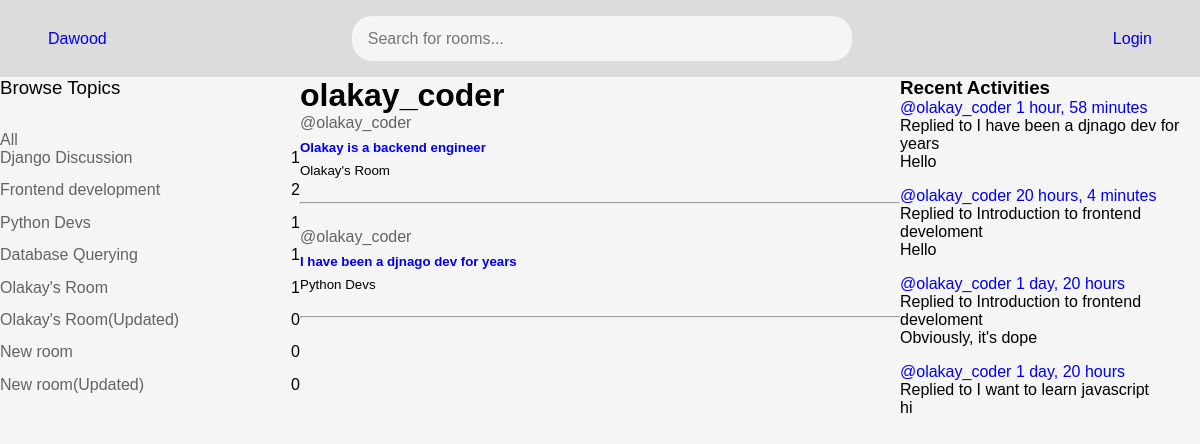
The page /profile/4/ on the database its author committed.
### main/models.py (models this page shows, shortened)
class Topic(models.Model):
    name = models.CharField(max_length=200)

class Room(models.Model):
    host= models.ForeignKey(User, on_delete=models.SET_NULL, null=True)
    topic = models.ForeignKey(Topic, on_delete=models.SET_NULL, null=True)
    name = models.CharField(max_length=200)
    description = models.TextField(null=True, blank=True)
    participants = models.ManyToManyField(User, related_name="participants", blank=True)
    created = models.DateTimeField(auto_now_add= True)
    updated = models.DateTimeField(auto_now=True)
    class Meta:
        ordering = ["-updated", "-created"]
    def __str__(self):
        return str(self.name)

class Message(models.Model):
    user = models.ForeignKey(User, on_delete=models.CASCADE)
    room = models.ForeignKey(Room, on_delete=models.CASCADE)
    body = models.TextField()
    updated = models.DateTimeField(auto_now=True)
    created = models.DateTimeField(auto_now_add=True)
    class Meta:
        ordering = ["-updated", "-created"]
    def __str__(self):
        return self.body[0:50]

### main/views.py (the view)
# urls.py: path("profile/<str:pk>/", views.user_profile, name= "profile"),
def user_profile(request, pk):
    user  = User.objects.get(id = pk)
    topics = Topic.objects.all()
    recent_messages = user.message_set.all()
    rooms = user.room_set.all()
    context= {"user":user, "topics":topics, "rooms": rooms, "recent_messages": recent_messages}
    return render(request, 'main/profile.html', context)

### main/templates/main/profile.html (shortened to what this page needs)
{% extends "base.html" %} {% block content %}
<div class="profile_wrp">
  <div>{% include "main/topics.html" %}</div>
  <div>
    <h1>{{user.username}}</h1>
    {% include "main/feeds.html" %}
  </div>
  <div>{% include 'main/activities.html' %}</div>
</div>
{% endblock %}

### main/templates/main/topics.html
<div class="topics-bar">
  <h3>Browse Topics</h3>
  <a class="a" href="{% url 'home' %}">All</a>
  <div class="topics">
    {% for topic in topics %}
    <div class="topic-div">
      <a href="{% url 'home' %}?q={{topic.name}}">{{topic.name}}</a>
      <p>{{topic.room_set.all.count}}</p>
    </div>
    {% endfor%}
  </div>
</div>

### main/templates/main/feeds.html (shortened to what this page needs)
<div class="feed-wrp">
  {% for room in rooms %}
  <div class="feed-sub-wrp">
    <div class="feed-info">
      <a href="{% url 'profile' room.host.id %}">@{{room.host.username}}</a>
    </div>
    <h5>
      <a href="{% url 'room' room.id %}"> {{room.name}} </a>
    </h5>
    <small>{{room.topic.name}}</small>
  </div>
  <hr />
  {%endfor%}
</div>

### main/templates/main/activities.html (shortened to what this page needs)
<h3>Recent Activities</h3>
<div class="activities-wrp">
  {% for recent_msg in recent_messages %}
  <div>
    <a href="{% url 'profile' recent_msg.user.id %}">
      @{{recent_msg.user}}
       {{recent_msg.created|timesince}}
    </a>
    <p>Replied to {{recent_msg.room}}</p>
    <p>{{recent_msg}}</p>
  </div>
  {%endfor%}
</div>

### static/styles/styles.css (style rules this page uses)
* { padding: 0; margin: 0; box-sizing: border-box; }
body { font-family: sans-serif; background-color: var(--color); }
a { text-decoration: none; }
:root { --color: #f5f5f5; --bg-color: gainsboro; --prm: rgb(100, 99, 99); }
.topics-bar h3 { padding-bottom: 2rem; font-weight: 500; }
.topics-bar > .a { color: rgb(100, 99, 99); padding-bottom: 1rem; }
.topics { display: flex; flex-direction: column; gap: 0.9rem; }
.topic-div { display: flex; justify-content: space-between; align-items: center; }
.topic-div a { text-decoration: none; color: rgb(100, 99, 99); }
.feed-wrp { display: flex; flex-direction: column; gap: 1.5rem; }
.feed-wrp .feed-sub-wrp { display: flex; flex-direction: column; gap: 0.5rem; }
.feed-wrp .feed-info { display: flex; gap: 2rem; align-items: center; }
.feed-info a { color: rgb(100, 99, 99); }
.activities-wrp { display: flex; flex-direction: column; gap: 1rem; }

### main/templates/main/profile.html (style rules this page uses)
.profile_wrp { display: grid; grid-template-columns: 1fr 2fr 1fr; }

### rows shown on the page
Topic: name "Django Discussion", room_set.all.count "1"
Topic: name "Frontend development", room_set.all.count "2"
Topic: name "Python Devs", room_set.all.count "1"
Topic: name "Database Querying", room_set.all.count "1"
Topic: name "Olakay's Room", room_set.all.count "1"
Topic: name "Olakay's Room(Updated)", room_set.all.count "0"
Topic: name "New room", room_set.all.count "0"
Topic: name "New room(Updated)", room_set.all.count "0"
Room: host.username "olakay_coder", name "Olakay is a backend engineer", topic.name "Olakay's Room"
Room: host.username "olakay_coder", name "I have been a djnago dev for years", topic.name "Python Devs"
Message: user "olakay_coder", created "1 hour, 58 minutes", room "I have been a djnago dev for years", body "Hello"
Message: user "olakay_coder", created "20 hours, 4 minutes", room "Introduction to frontend develoment", body "Hello"
Message: user "olakay_coder", created "1 day, 20 hours", room "Introduction to frontend develoment", body "Obviously, it's dope"
Message: user "olakay_coder", created "1 day, 20 hours", room "I want to learn javascript", body "hi"

### other values the page prints
{{ user.username }} "olakay_coder"
